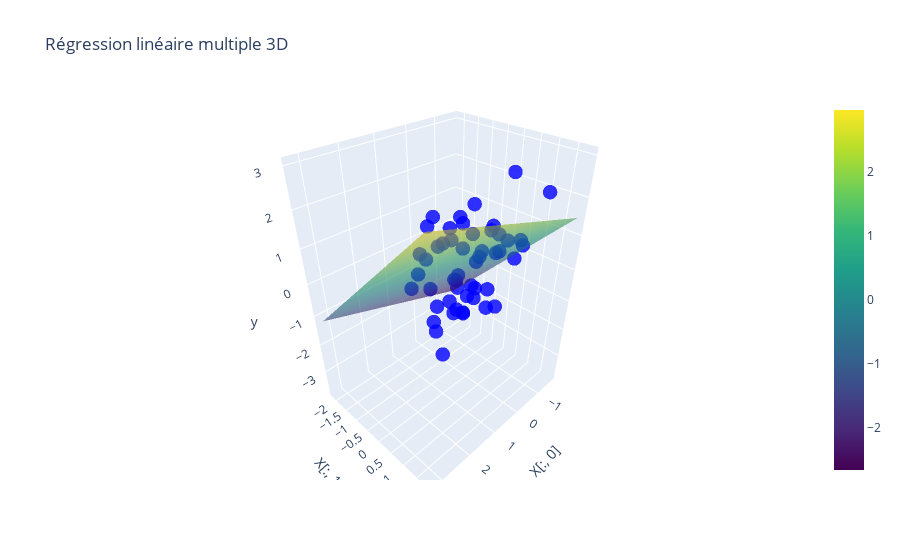

This figure's notebook cell:
### Code cell
import numpy as np
import plotly.graph_objects as go

# Création d'une grille pour le plan
x1_range = np.linspace(X[:,0].min(), X[:,0].max(), 20)
x2_range = np.linspace(X[:,1].min(), X[:,1].max(), 20)
x1_grid, x2_grid = np.meshgrid(x1_range, x2_range)
y_grid = coef[0] + coef[1]*x1_grid + coef[2]*x2_grid

# Scatter des points
scatter = go.Scatter3d(
    x=X[:,0],
    y=X[:,1],
    z=y,
    mode='markers',
    marker=dict(size=5, color='blue', opacity=0.8),
    name='Données'
)

# Plan de régression
surface = go.Surface(
    x=x1_grid,
    y=x2_grid,
    z=y_grid,
    colorscale='Viridis',
    opacity=0.6,
    name='Plan de régression'
)

# Figure
fig = go.Figure(data=[scatter, surface])
fig.update_layout(
    scene=dict(
        xaxis_title='X[:, 0]',
        yaxis_title='X[:, 1]',
        zaxis_title='y'
    ),
    title='Régression linéaire multiple 3D'
)
fig.show()

### Figure 1 — Plotly figure (JSON) as saved in the notebook; plotly's stock layout.template omitted (floating-point values rounded to 4 significant figures; data arrays with more than 128 entries replaced by an {"elided": "..."} marker saying what was removed)
{"data": [{"marker": {"color": "blue", "opacity": 0.8, "size": 5}, "mode": "markers", "name": "Données", "type": "scatter3d", "x": [-0.647, -0.211, -1.115, -0.3332, 0.6466, -0.05997, 1.311, -0.3202, -1.344, 0.8379, 3.24, -0.4157, 0.8941, -1.124, -0.06193, 0.4647, 0.9053, 1.47, 0.3196, -0.3189, 0.7787, -0.3513, -0.5271, 0.9698, 1.173, 0.09086, -1.393, -0.4623, -0.6071, -1.678, -0.7848, 0.06209, -0.4883, 1.101, -1.6, -0.9108, -0.4152, -0.08063, -1.003, -0.01682, -1.482, -1.049, -1.331, -0.1976, 0.7049, 0.2153, 0.09603, -0.5531, 0.5341, 1.832], "y": [-0.5132, 0.01887, -1.416, -0.7666, -1.625, -0.7886, 1.819, 1.854, 0.6431, 1.292, 1.877, -0.1576, 0.3505, 0.04579, 0.5657, 0.1549, -0.2557, -0.2799, 0.6346, 0.8832, -0.5483, -0.2357, -1.536, 0.9136, -0.7083, 0.7541, -0.5101, -0.7086, 1.063, -2.169, -0.3628, -1.538, -0.6418, 0.3334, -0.3105, -1.42, 0.5457, 0.09592, -1.355, -1.033, 0.3174, 0.4016, -1.683, -1.617, -0.0004407, -1.296, 0.01357, -0.7091, -0.7504, 0.6588], "z": [0.5464, -0.7452, 0.5669, -1.97, -1.156, -1.537, 1.754, 2.553, 0.3813, 1.883, 2.46, -0.06552, 0.2007, -1.847, -0.4332, 0.8271, 0.8927, 0.9056, 0.8902, 1.027, 1.531, -0.8465, -0.11, 2.395, 0.006482, 1.52, -2.333, 0.86, 0.9946, -3.631, -0.1593, 0.6531, -2.13, 1.676, -0.3003, -1.485, 1.028, -0.968, -1.337, -3.759, -0.2216, 2.402, -2.119, -2.863, 1.091, -1.217, -0.8523, -2.168, -2.297, 0.07367]}, {"colorscale": [[0, "#440154"], [0.1111, "#482878"], [0.2222, "#3e4989"], [0.3333, "#31688e"], [0.4444, "#26828e"], [0.5556, "#1f9e89"], [0.6667, "#35b779"], [0.7778, "#6ece58"], [0.8889, "#b5de2b"], [1, "#fde725"]], "name": "Plan de régression", "opacity": 0.6, "type": "surface", "x": {"elided": "20x20 float values"}, "y": {"elided": "20x20 float values"}, "z": {"elided": "20x20 float values"}}], "layout": {"scene": {"xaxis": {"title": {"text": "X[:, 0]"}}, "yaxis": {"title": {"text": "X[:, 1]"}}, "zaxis": {"title": {"text": "y"}}}, "title": {"text": "Régression linéaire multiple 3D"}}}
